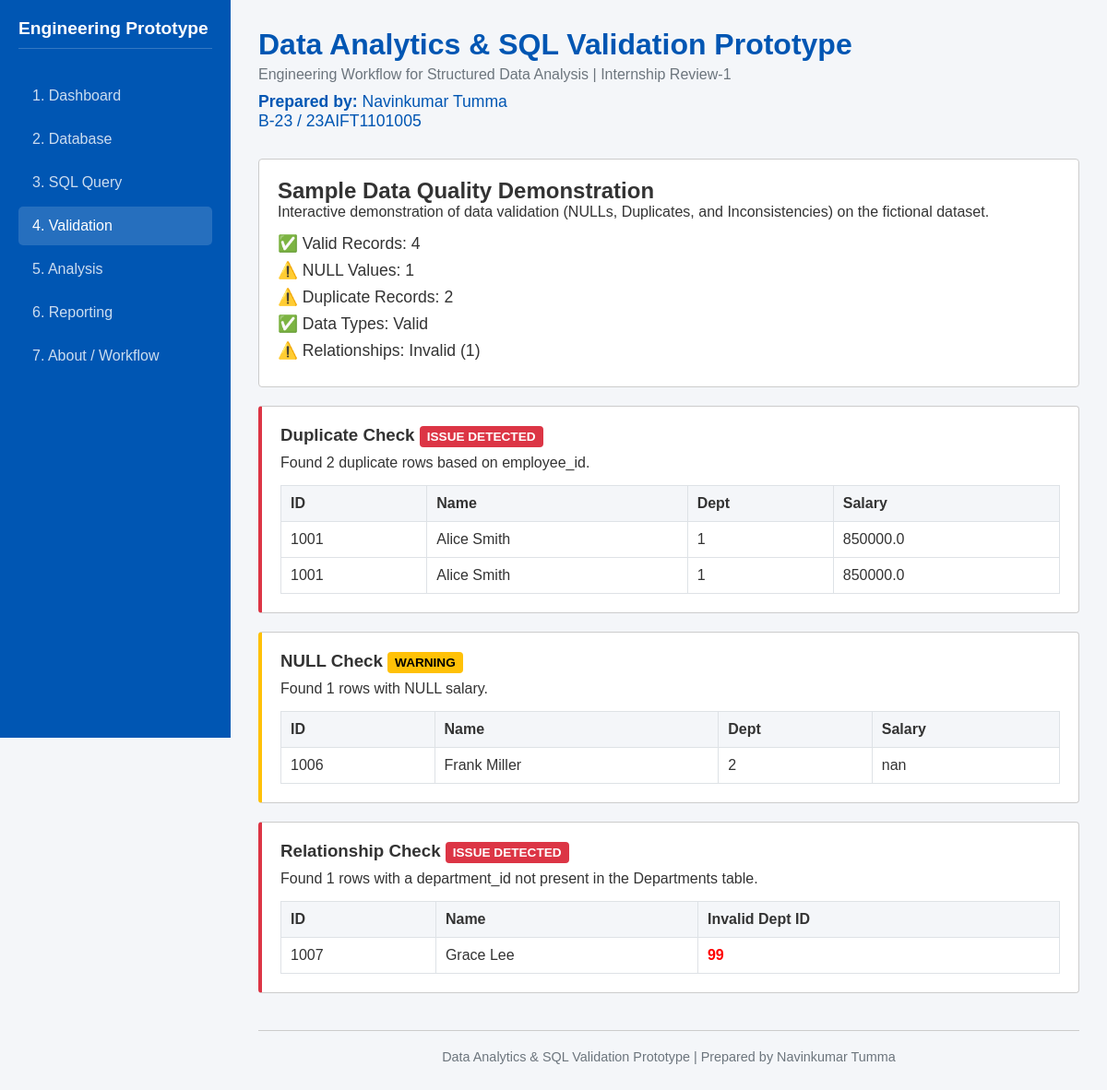
Screenshot of /validation with the database file from the repository.
### tables this page shows
CREATE TABLE employees (
        employee_id INTEGER,
        employee_name TEXT,
        department_id INTEGER,
        project_id INTEGER,
        joining_date TEXT,
        salary REAL,
        location TEXT
    );

### app.py (the view)
@app.route('/validation')
def validation():
    conn = sqlite3.connect(DB_PATH)
    df = pd.read_sql_query("SELECT * FROM employees", conn)
    conn.close()
    total_records = len(df)
    duplicates = df[df.duplicated(subset=['employee_id'], keep=False)]
    duplicate_count = len(duplicates)
    null_salary = df[df['salary'].isnull()]
    null_count = len(null_salary)
    inconsistent = df[~df['department_id'].isin([1, 2, 3])]
    inconsistent_count = len(inconsistent)
    valid_records = total_records - (duplicate_count + null_count + inconsistent_count)
    if valid_records < 0:
        valid_records = 0
    stats = {
        'total': total_records,
        'valid': valid_records,
        'duplicates': duplicate_count,
        'nulls': null_count,
        'inconsistent': inconsistent_count
    }
    return render_template('validation.html', stats=stats,
                           duplicates=duplicates.to_dict('records'),
                           nulls=null_salary.to_dict('records'),
                           inconsistent=inconsistent.to_dict('records'))

### templates/validation.html
{% extends 'base.html' %}
{% block content %}
<div class="card">
    <h2>Sample Data Quality Demonstration</h2>
    <p style="margin-bottom: 15px;">Interactive demonstration of data validation (NULLs, Duplicates, and Inconsistencies) on the fictional dataset.</p>
    <ul style="list-style-type: none; font-size: 1.1rem; margin-top: 15px;">
        <li style="margin-bottom: 8px;">✅ Valid Records: {{ stats.valid }}</li>
        <li style="margin-bottom: 8px;">{% if stats.nulls > 0 %}⚠️{% else %}✅{% endif %} NULL Values: {{ stats.nulls }}</li>
        <li style="margin-bottom: 8px;">{% if stats.duplicates > 0 %}⚠️{% else %}✅{% endif %} Duplicate Records: {{ stats.duplicates }}</li>
        <li style="margin-bottom: 8px;">✅ Data Types: Valid</li>
        <li style="margin-bottom: 8px;">{% if stats.inconsistent > 0 %}⚠️{% else %}✅{% endif %} Relationships: {% if stats.inconsistent > 0 %}Invalid ({{stats.inconsistent}}){% else %}Valid{% endif %}</li>
    </ul>
</div>
{% if duplicates|length > 0 %}
<div class="card" style="border-left: 4px solid var(--issue)">
    <h3>Duplicate Check <span class="status s-issue">ISSUE DETECTED</span></h3>
    <p style="margin: 10px 0;">Found {{ duplicates|length }} duplicate rows based on employee_id.</p>
    <table class="data-table">
        <tr><th>ID</th><th>Name</th><th>Dept</th><th>Salary</th></tr>
        {% for row in duplicates %}
        <tr>
            <td>{{ row.employee_id }}</td>
            <td>{{ row.employee_name }}</td>
            <td>{{ row.department_id }}</td>
            <td>{{ row.salary }}</td>
        </tr>
        {% endfor %}
    </table>
</div>
{% endif %}
{% if nulls|length > 0 %}
<div class="card" style="border-left: 4px solid var(--warn)">
    <h3>NULL Check <span class="status s-warn">WARNING</span></h3>
    <p style="margin: 10px 0;">Found {{ nulls|length }} rows with NULL salary.</p>
    <table class="data-table">
        <tr><th>ID</th><th>Name</th><th>Dept</th><th>Salary</th></tr>
        {% for row in nulls %}
        <tr>
            <td>{{ row.employee_id }}</td>
            <td>{{ row.employee_name }}</td>
            <td>{{ row.department_id }}</td>
            <td>{{ row.salary }}</td>
        </tr>
        {% endfor %}
    </table>
</div>
{% endif %}
{% if inconsistent|length > 0 %}
<div class="card" style="border-left: 4px solid var(--issue)">
    <h3>Relationship Check <span class="status s-issue">ISSUE DETECTED</span></h3>
    <p style="margin: 10px 0;">Found {{ inconsistent|length }} rows with a department_id not present in the Departments table.</p>
    <table class="data-table">
        <tr><th>ID</th><th>Name</th><th>Invalid Dept ID</th></tr>
        {% for row in inconsistent %}
        <tr>
            <td>{{ row.employee_id }}</td>
            <td>{{ row.employee_name }}</td>
            <td style="color: red; font-weight: bold;">{{ row.department_id }}</td>
        </tr>
        {% endfor %}
    </table>
</div>
{% endif %}
{% endblock %}

### templates/base.html (shortened to what this page needs)
<!DOCTYPE html>
<html lang="en">
<head>
    <link rel="stylesheet" href="{{ url_for('static', filename='style.css') }}">
</head>
<body>
    <div class="sidebar">
        <h2>Engineering Prototype</h2>
        <a href="/" {% if request.path == '/' %}class="active"{% endif %}>1. Dashboard</a>
        <a href="/database" {% if request.path == '/database' %}class="active"{% endif %}>2. Database</a>
        <a href="/sql" {% if request.path == '/sql' %}class="active"{% endif %}>3. SQL Query</a>
        <a href="/validation" {% if request.path == '/validation' %}class="active"{% endif %}>4. Validation</a>
        <a href="/analysis" {% if request.path == '/analysis' %}class="active"{% endif %}>5. Analysis</a>
        <a href="/reporting" {% if request.path == '/reporting' %}class="active"{% endif %}>6. Reporting</a>
        <a href="/about" {% if request.path == '/about' %}class="active"{% endif %}>7. About / Workflow</a>
    </div>
    <div class="main-content">
        <div class="header-banner">
            <h1>Data Analytics & SQL Validation Prototype</h1>
            <p>Engineering Workflow for Structured Data Analysis | Internship Review-1</p>
            <p style="margin-top: 10px; font-size: 1.1rem; color: var(--primary);">
                <strong>Prepared by:</strong> Navinkumar Tumma<br>
                B-23 / 23AIFT1101005
            </p>
        </div>
        {% block content %}{% endblock %}
        <footer style="margin-top: 40px; padding-top: 20px; border-top: 1px solid #ccc; text-align: center; color: var(--text-muted); font-size: 0.9rem;">
            Data Analytics & SQL Validation Prototype | Prepared by Navinkumar Tumma
        </footer>
    </div>
</body>
</html>

### static/style.css (style rules this page uses)
:root { --primary: #0056b3; --secondary: #f4f6f9; --text-main: #333; --text-muted: #6c757d; --border: #dee2e6; --pass: #28a745; --warn: #ffc107; --issue: #dc3545; --bg: #ffffff; }
* { box-sizing: border-box; margin: 0; padding: 0; font-family: Arial, Helvetica, sans-serif; }
body { display: flex; background-color: var(--secondary); color: var(--text-main); min-height: 100vh; }
.sidebar { width: 250px; background-color: var(--primary); color: white; padding: 20px; display: flex; flex-direction: column; position: fixed; height: 100vh; }
.sidebar h2 { font-size: 1.2rem; margin-bottom: 30px; padding-bottom: 10px; border-bottom: 1px solid rgba(255,255,255,0.2); }
.sidebar a { color: rgba(255,255,255,0.8); text-decoration: none; padding: 12px 15px; margin-bottom: 5px; border-radius: 5px; transition: background 0.3s; }
.sidebar a:hover, .sidebar a.active { background-color: rgba(255,255,255,0.15); color: white; }
.main-content { margin-left: 250px; padding: 30px; width: calc(100% - 250px); }
.card { background: var(--bg); border: 1px solid #ccc; border-radius: 4px; padding: 20px; margin-bottom: 20px; }
.header-banner { margin-bottom: 30px; }
.header-banner h1 { color: var(--primary); margin-bottom: 5px; }
.header-banner p { color: var(--text-muted); }
.data-table { width: 100%; border-collapse: collapse; margin-top: 15px; }
.data-table th, .data-table td { padding: 10px; border: 1px solid var(--border); text-align: left; }
.data-table th { background-color: var(--secondary); font-weight: 600; }
.status { padding: 4px 8px; border-radius: 4px; font-size: 0.85rem; font-weight: bold; color: white; }
.s-warn { background: var(--warn); color: black; }
.s-issue { background: var(--issue); }

### rows the page displays
employees: employee_id "1001", employee_name "Alice Smith", department_id "1", salary "850000.0"
employees: employee_id "1001", employee_name "Alice Smith", department_id "1", salary "850000.0"
employees: employee_id "1006", employee_name "Frank Miller", department_id "2", salary "nan"
employees: employee_id "1007", employee_name "Grace Lee", department_id "99"

### other values shown
{{ stats.valid }} "4"
{{ stats.nulls }} "1"
{{ stats.duplicates }} "2"
{{ stats.inconsistent }} "1"
{{ duplicates|length }} "2"
{{ nulls|length }} "1"
{{ inconsistent|length }} "1"
